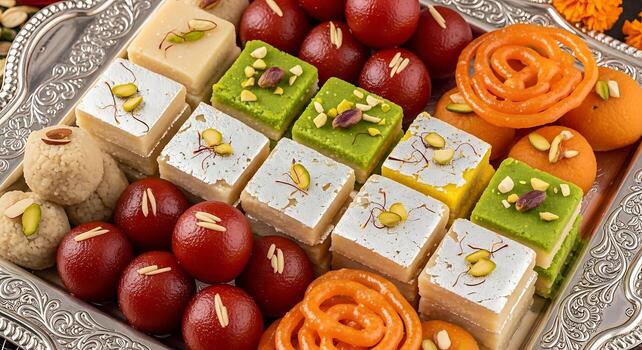
#> input picture Prac 5/Sweets.jpg, 642 x 350 px
$ python gau.py
#> lines starting #> are read from the running program, lines starting #| are printed output that depends on the picture
import cv2
import numpy
from matplotlib import pyplot as plt

# using imread()
img = cv2.imread("Sweets.jpg")
#> img is the input picture: shape (350, 642, 3); mean B, G, R 83.2, 122.4, 170.4
plt.imshow(img)
dst = cv2.GaussianBlur(img, (5, 5), cv2.BORDER_DEFAULT)
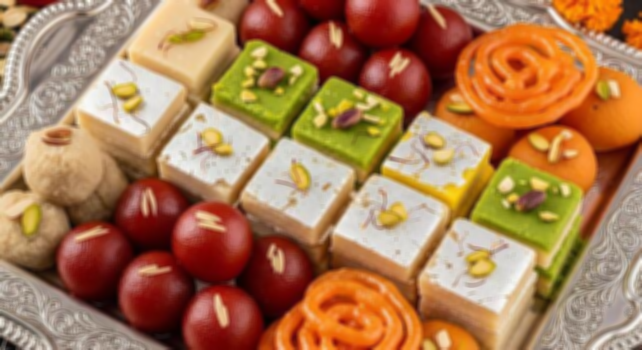
#> dst: shape (350, 642, 3); mean B, G, R 83.2, 122.4, 170.4
cv2.imshow('Vanya-CS24058', numpy.hstack((img, dst)))
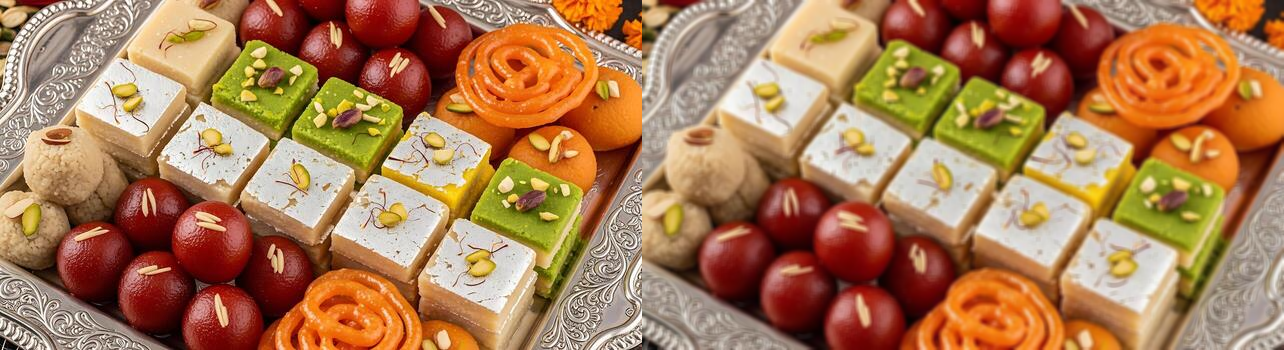
#> window 'Vanya-CS24058': shape (350, 1284, 3); mean B, G, R 83.2, 122.4, 170.4
cv2.waitKey(0)
cv2.destroyAllWindows()
cv2.waitKey(1)

$ run again, with Prac 5/Noisy.jpg copied over Prac 5/Sweets.jpg
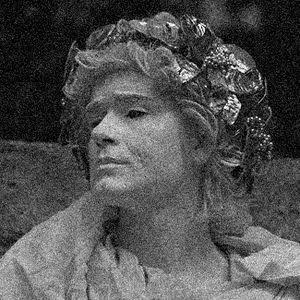
#> input picture Prac 5/Noisy.jpg, 300 x 300 px
#> img is the input picture: shape (300, 300, 3); min 0, max 255, mean 80.3
#> `dst = cv2.GaussianBlur(img, (5, 5), cv2.BORDER_DEFAULT)`:
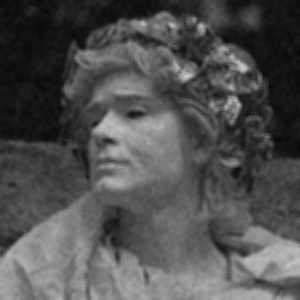
#> dst: shape (300, 300, 3); min 6, max 206, mean 80.3
#> `cv2.imshow('Vanya-CS24058', numpy.hstack((img, dst)))`:
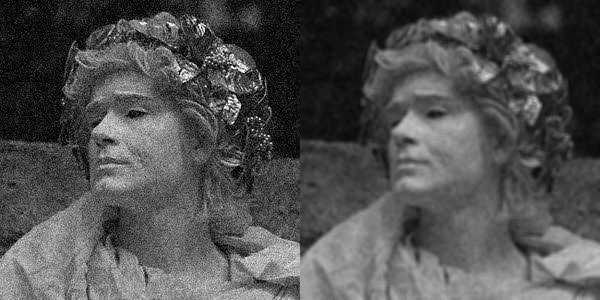
#> window 'Vanya-CS24058': shape (300, 600, 3); min 0, max 255, mean 80.3
